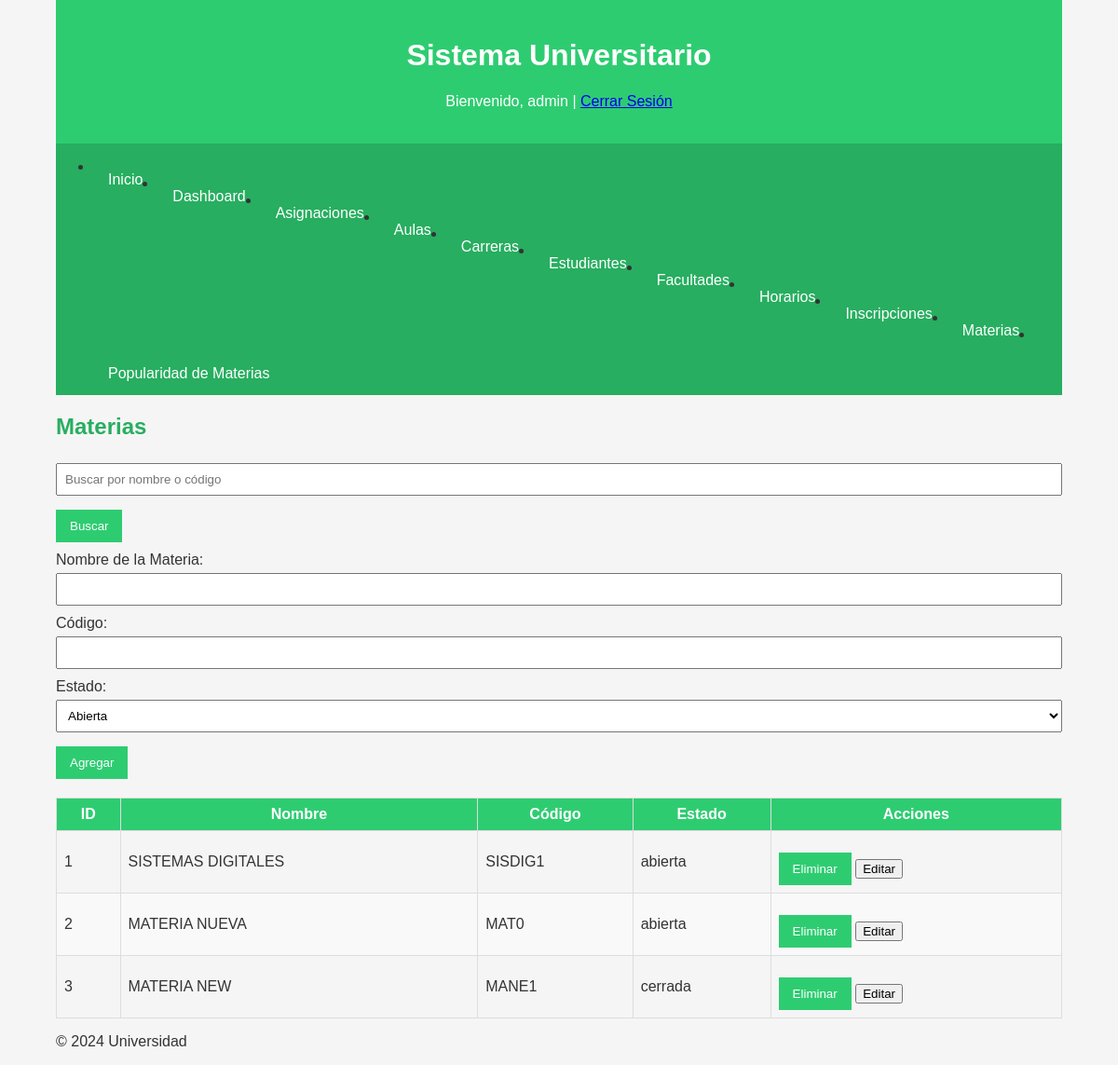
The page /views/admin/materias.php (signed in) on the database its author committed.
### tables this page shows
CREATE TABLE `materias` (
  `id_materia` int(11) NOT NULL,
  `nombre` varchar(100) NOT NULL,
  `codigo` varchar(20) NOT NULL,
  `estado` enum('abierta','cerrada') DEFAULT 'cerrada'
);

### views/admin/materias.php (the view, shortened to what this page needs)
<?php
include '../../include/header.php';
include '../../include/db_connection.php';
$search = "";
if (isset($_GET['search'])) {
    $search = $conn->real_escape_string($_GET['search']);
    $sql = "SELECT * FROM materias WHERE nombre LIKE '%$search%' OR codigo LIKE '%$search%'";
} else {
    $sql = "SELECT * FROM materias";
}
$result = $conn->query($sql);
?>
<h2>Materias</h2>
<form method="GET" action="">
    <input type="text" name="search" placeholder="Buscar por nombre o código" value="<?php echo htmlspecialchars($search); ?>">
    <button type="submit">Buscar</button>
</form>
<form method="POST" action="">
    <label for="nombre">Nombre de la Materia:</label>
    <input type="text" name="nombre" id="nombre" required>
    <label for="codigo">Código:</label>
    <input type="text" name="codigo" id="codigo" required>
    <label for="estado">Estado:</label>
    <select name="estado" id="estado" required>
        <option value="abierta">Abierta</option>
    </select>
    <button type="submit" name="add_materia">Agregar</button>
</form>
<table>
    <thead>
        <tr>
            <th>ID</th>
            <th>Nombre</th>
            <th>Código</th>
            <th>Estado</th>
            <th>Acciones</th>
        </tr>
    </thead>
    <tbody>
        <?php if ($result && $result->num_rows > 0): ?>
            <?php while ($row = $result->fetch_assoc()): ?>
                <tr>
                    <td><?php echo htmlspecialchars($row['id_materia']); ?></td>
                    <td><?php echo htmlspecialchars($row['nombre']); ?></td>
                    <td><?php echo htmlspecialchars($row['codigo']); ?></td>
                    <td><?php echo htmlspecialchars($row['estado']); ?></td>
                    <td>
                        <form method="POST" action="" style="display:inline;" onsubmit="return confirm('¿Está seguro de eliminar esta materia?');">
                            <button type="submit" name="delete_materia">Eliminar</button>
                        </form>
                        <button onclick="openEditModal(<?php echo $row['id_materia']; ?>, '<?php echo htmlspecialchars($row['nombre'], ENT_QUOTES); ?>', '<?php echo htmlspecialchars($row['codigo'], ENT_QUOTES); ?>', '<?php echo htmlspecialchars($row['estado'], ENT_QUOTES); ?>')">Editar</button>
                    </td>
                </tr>
            <?php endwhile; ?>
        <?php else: ?>
            <tr><td colspan="5">No hay materias registradas.</td></tr>
        <?php endif; ?>
    </tbody>
</table>
<?php
include '../../include/footer.php';
?>

### css/styles.css (style rules this page uses)
:root { --primary-color: #2ecc71; --secondary-color: #27ae60; --text-color: #333; --background-color: #f5f5f5; }
body { font-family: Arial, sans-serif; background-color: var(--background-color); color: var(--text-color); margin: 0; padding: 0; }
h2 { color: var(--secondary-color); margin-top: 20px; }
table { width: 100%; border-collapse: collapse; margin-top: 20px; }
table th, table td { border: 1px solid #ddd; padding: 8px; }
table th { background-color: var(--primary-color); color: white; }
table tr:nth-child(even) { background-color: #f9f9f9; }
form label { display: block; margin-top: 10px; }
form input[type="text"], form input[type="password"], form input[type="email"], form select, form input[type="file"] { width: 100%; padding: 8px; margin-top: 5px; box-sizing: border-box; }
form button { background-color: var(--primary-color); color: white; padding: 10px 15px; border: none; margin-top: 15px; cursor: pointer; }

### rows shown on the page
materias: id_materia "1", nombre "SISTEMAS DIGITALES", codigo "SISDIG1", estado "abierta"
materias: id_materia "2", nombre "MATERIA NUEVA", codigo "MAT0", estado "abierta"
materias: id_materia "3", nombre "MATERIA NEW", codigo "MANE1", estado "cerrada"

### other values the page prints
$_SESSION['usuario'] "admin"
